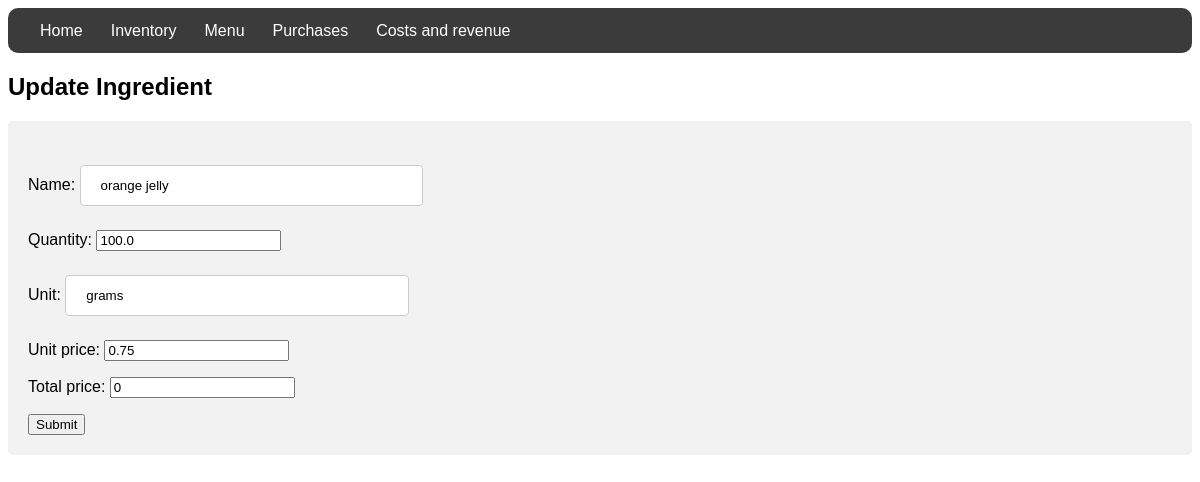
Page /ingredient/update/6 (signed in) on the committed database.
### inventory/models.py (models this page shows, shortened)
class Ingredient(models.Model):
    name = models.CharField(max_length=30)
    quantity = models.FloatField(default=0)
    unit = models.CharField(max_length=30)
    unit_price = models.FloatField(default=0)
    total_price = models.IntegerField(default=0)

### inventory/views.py (the view)
# urls.py: path('ingredient/update/<pk>', views.IngredientUpdate.as_view(), name="ingredientupdate"),
class IngredientUpdate(LoginRequiredMixin, UpdateView):
   model = Ingredient
   template_name = 'inventory/ingredient_update_form.html'
   form_class = IngredientUpdateForm

### inventory/forms.py
class IngredientUpdateForm(forms.ModelForm):
    class Meta:
        model = Ingredient
        fields = ('name', 'quantity', 'unit', 'unit_price', 'total_price')

### inventory/templates/inventory/ingredient_update_form.html
{% extends './base.html' %}
{% block content %}
<h2>Update Ingredient</h2>
<form method="post">
<div>
  {% csrf_token %} {{ form.as_p }}
  <input type="submit" value="Submit" />
</div>
</form>
{% endblock %}

### inventory/templates/inventory/base.html (style rules this page uses)
body { font-family: Arial, Helvetica, sans-serif; }
input[type=text], input[type=password], select { width: 30%; padding: 12px 20px; margin: 8px 0; display: inline-block; border: 1px solid #ccc; border-radius: 4px; box-sizing: border-box; }
div { border-radius: 5px; background-color: #f2f2f2; padding: 20px; }

### rows in the picture
Ingredient: name "orange jelly", quantity "100.0", unit "grams", unit_price "0.75", total_price "0"
